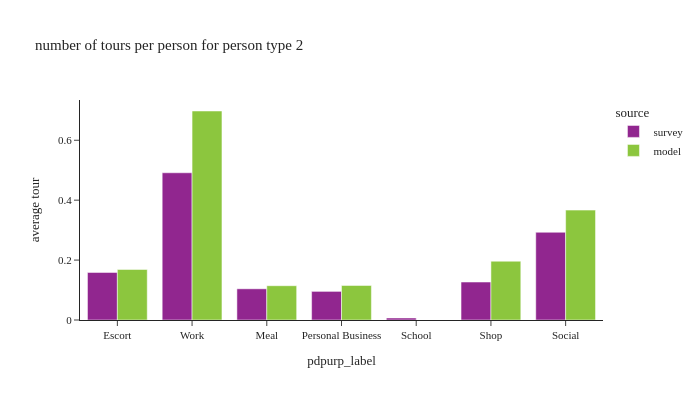

Write notebook code for a chart like this one.
### Code cell
plot_by_pptyp(df_tour, '2')

### Figure 1 — Plotly figure (JSON) as saved in the notebook; plotly's stock layout.template omitted (floating-point values rounded to 4 significant figures)
{"data": [{"alignmentgroup": "True", "hovertemplate": "source=survey<br>pdpurp_label=%{x}<br>average tour=%{y}<extra></extra>", "legendgroup": "survey", "marker": {"color": "#91268F", "pattern": {"shape": ""}}, "name": "survey", "offsetgroup": "survey", "orientation": "v", "showlegend": true, "textposition": "auto", "type": "bar", "x": ["Escort", "Work", "Meal", "Personal Business", "School", "Shop", "Social"], "xaxis": "x", "y": [0.1588, 0.4915, 0.1041, 0.09552, 0.006772, 0.1267, 0.2929], "yaxis": "y"}, {"alignmentgroup": "True", "hovertemplate": "source=model<br>pdpurp_label=%{x}<br>average tour=%{y}<extra></extra>", "legendgroup": "model", "marker": {"color": "#8CC63E", "pattern": {"shape": ""}}, "name": "model", "offsetgroup": "model", "orientation": "v", "showlegend": true, "textposition": "auto", "type": "bar", "x": ["Escort", "Social", "Work", "Personal Business", "Shop", "Meal"], "xaxis": "x", "y": [0.1686, 0.3668, 0.6977, 0.1153, 0.1963, 0.1145], "yaxis": "y"}], "layout": {"barmode": "group", "font": {"size": 11}, "height": 400, "legend": {"title": {"text": "source"}, "tracegroupgap": 0}, "title": {"text": "number of tours per person for person type 2"}, "width": 700, "xaxis": {"anchor": "y", "domain": [0.0, 1.0], "title": {"text": "pdpurp_label"}}, "yaxis": {"anchor": "x", "domain": [0.0, 1.0], "tickformat": ".2", "title": {"text": "average tour"}}}}
